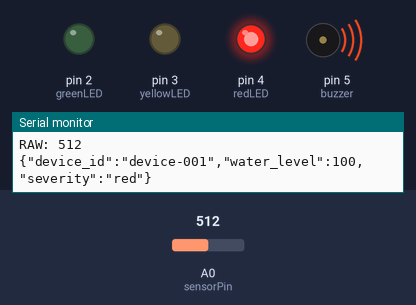
Bench run of a sketch on a simulated Arduino Uno, built with avr-gcc and run on an emulated ATmega328P. Parts: output pins drawn as LEDs (lit = HIGH), buzzer (waves = sounding), the last lines printed to the serial monitor. Inputs (shaded band) come from the test bench; at power-on: A0 (sensorPin) = 512.

Above: at 5.8 s.
5.9 s: A0 (sensorPin) set to 160
11.9 s: A0 (sensorPin) set to 140
At 15.4 s:
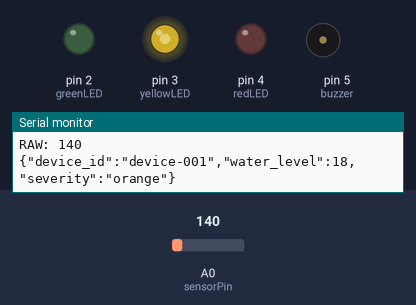
17.9 s: A0 (sensorPin) set to 122
At 20.8 s:
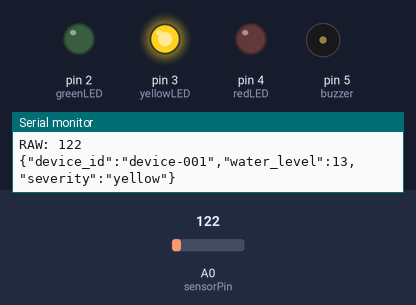
23.9 s: A0 (sensorPin) set to 106
At 26.1 s:
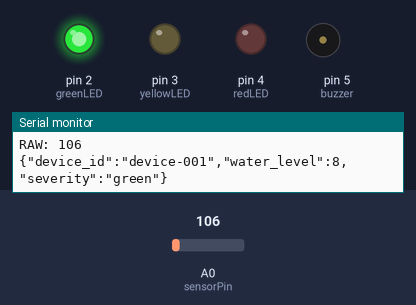
29.9 s: A0 (sensorPin) set to 92
35.9 s: A0 (sensorPin) set to 74
At 40.7 s:
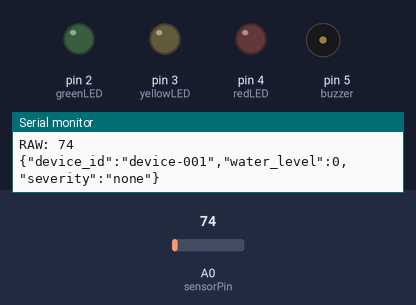
Timing chart, 0 to 42.2 s (numbered marks = the images above; inputs shaded):
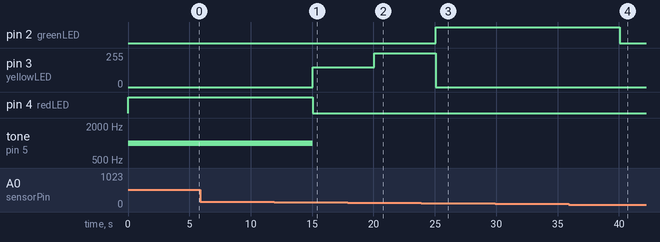

Measured:
- the behaviour switches between 148 and 147 on A0 (sensorPin) (found by bisection; images 0 and 1)
- the behaviour switches between 116 and 115 on A0 (sensorPin) (found by bisection; images 2 and 3)
- the behaviour switches between 84 and 83 on A0 (sensorPin) (found by bisection; images 3 and 4)
- after the input at 11.9 s, pin 3 (yellowLED): 0/255 → 150/255 after 3.1 s; pin 4 (redLED): HIGH → LOW after 3.1 s; tone on pin 5 (buzzer): 1000 Hz → silent after 3.1 s
- after the input at 17.9 s, pin 3 (yellowLED): 150/255 → 255/255 after 2.1 s
- after the input at 23.9 s, pin 2 (greenLED): LOW → HIGH after 1.2 s; pin 3 (yellowLED): 255/255 → 0/255 after 1.2 s
- after the input at 35.9 s, pin 2 (greenLED): HIGH → LOW after 4.2 s

The sketch:

ArduinoIPTUPDATE.ino
```cpp
int greenLED = 2;
int yellowLED = 3;
int redLED = 4;
int buzzer = 5;
int sensorPin = A0;

int waterLevelRaw = 0;
int waterLevelPercent = 0;

void setup() {
  pinMode(greenLED, OUTPUT);
  pinMode(yellowLED, OUTPUT);
  pinMode(redLED, OUTPUT);
  pinMode(buzzer, OUTPUT);

  Serial.begin(9600);
}

void loop() {
  // Read sensor
  waterLevelRaw = analogRead(sensorPin);

  // Print raw for debugging
  Serial.print("RAW: ");
  Serial.println(waterLevelRaw);

  // Universal working range
  int minVal = 80;  // empty
  int maxVal = 400;  // full (even half submerged)

  waterLevelPercent = map(waterLevelRaw, minVal, maxVal, 0, 100);
  waterLevelPercent = constrain(waterLevelPercent, 0, 100);

  // Severity
  String severity = "none";
  if (waterLevelPercent == 0) severity = "none";
  else if (waterLevelPercent <= 10) severity = "green";
  else if (waterLevelPercent <= 15) severity = "yellow";
  else if (waterLevelPercent <= 20) severity = "orange";
  else severity = "red";

  // JSON
  Serial.print("{\"device_id\":\"device-001\",");
  Serial.print("\"water_level\":");
  Serial.print(waterLevelPercent);
  Serial.print(",");
  Serial.print("\"severity\":\"");
  Serial.print(severity);
  Serial.println("\"}");

  // LED Control
  digitalWrite(greenLED, severity == "green");
  digitalWrite(redLED, severity == "red");

  if (severity == "yellow") {
    analogWrite(yellowLED, 255);
  } else if (severity == "orange") {
    int brightness = map(waterLevelPercent, 60, 85, 120, 255);
    analogWrite(yellowLED, brightness);
  } else {
    analogWrite(yellowLED, 0);
  }

  // Buzzer
  if (severity == "red") tone(buzzer, 1000);
  else noTone(buzzer);

  delay(5000);
}
```
